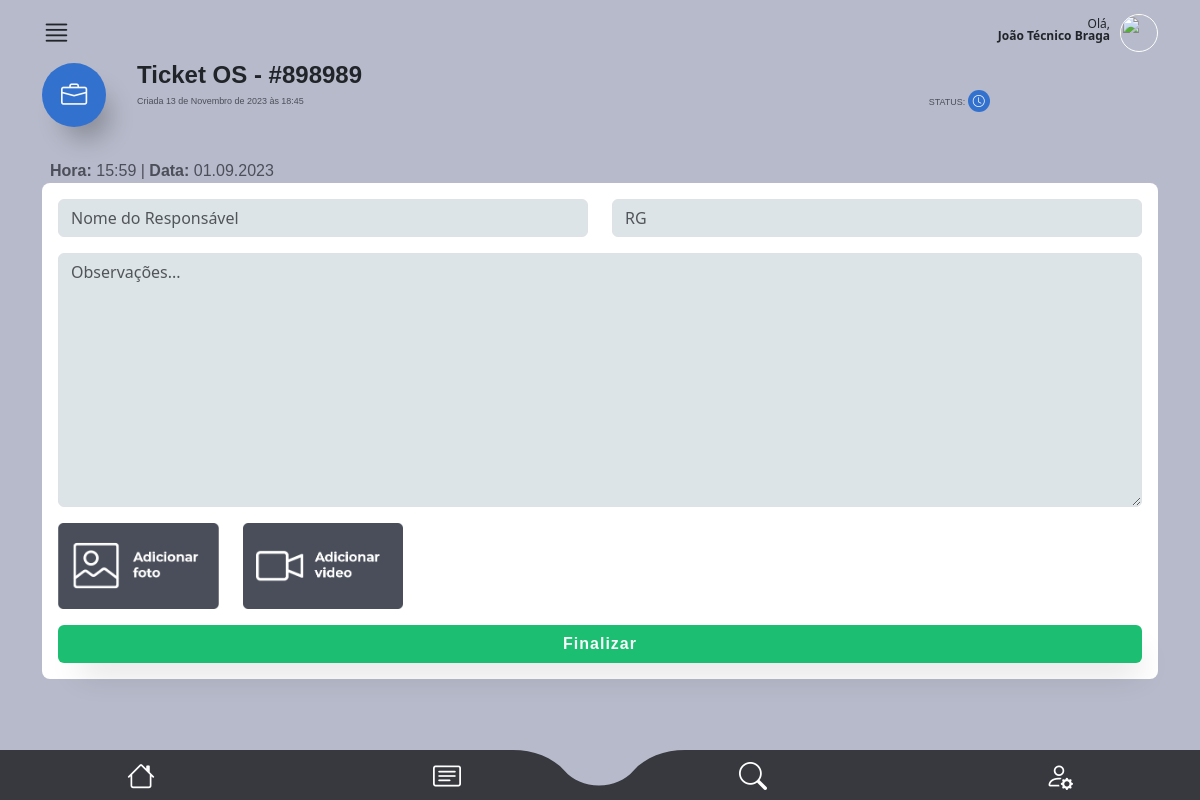
/main/finalizar_os/2 (signed in), run on the app's committed database.
### authentication/models.py (models this page shows, shortened)
class CustomUser(AbstractUser):
    telefone = models.CharField(max_length=15, null=False)
    endereco = models.ForeignKey(
        Endereco, on_delete=models.CASCADE, null=True, default=None
    )
    foto = models.ImageField(upload_to="img/perfil_user/", null=True, blank=True)
    email = models.EmailField(unique=True)

### staff/models.py (models this page shows, shortened)
class OrdemDeServico(models.Model):
    ticket = models.CharField(max_length=200, unique=True)
    tecnico = models.ForeignKey(
        CustomUser, on_delete=models.CASCADE, related_name="ordens_técnico"
    )
    staff = models.ForeignKey(
        CustomUser, on_delete=models.CASCADE, related_name="ordens_staff"
    )
    descricao = models.TextField(max_length=600)
    previsao_chegada = models.DateTimeField(editable=True)
    previsao_execucao = models.DateTimeField(editable=True)
    material = models.CharField(max_length=100, validators=[MinLengthValidator(3)])
    equipamento = models.CharField(max_length=100, validators=[MinLengthValidator(3)])
    data_criacao = models.DateTimeField(auto_now_add=True)
    cliente = models.ForeignKey(Cliente, on_delete=models.CASCADE)
    contrato = models.CharField(max_length=700, null=True, blank=True)
    atividade = models.CharField(max_length=50, choices=ACTIVITY_CHOICES)
    status_tecnico = models.CharField(max_length=50, choices=TECNICAL_CHOICES)
    status = models.CharField(
        max_length=10, choices=STATUS_CHOICES, default="Aguardando"
    )
    atraso_em_minutos = models.CharField(
        max_length=50, choices=ATRASO_CHOICES
    )
    atraso_descricao = models.TextField(max_length=400)
    descricao_reagendamento = models.TextField(max_length=400)
    vezes_reagendada = models.IntegerField(default=0)

### main/views.py (the view, shortened to what this page needs)
# urls.py: path("finalizar_os/<int:ordem_id>", views.finalizar_os, name="finalizar_os"),
@is_tecnico_and_owner
def finalizar_os(request, ordem_id):
    try:
        if request.method == "GET":
            historico_form = HistoricoOsFinalizadaForm()
            user = request.user
            ordem = get_object_or_404(
                OrdemDeServico,
                id=ordem_id,
                status__in=["Atenção", "Urgente", "Aguardando", "Concluído"],
            )
            if ordem.status == "Concluído":
                return HttpResponse("Ordem de Serviço já finalizada")
            ordem.status_tecnico = "Finalizado"
            ordem.save()
            return render(
                request,
                "finalizar_os.html",
                {"ordem": ordem, "user": user, "historico_form": historico_form},
            )
        return HttpResponse("Método não permitido")
    except Exception as e:
        return render(request, "error.html", {"error_message": str(e)})

### staff/forms.py
class HistoricoOsFinalizadaForm(forms.ModelForm):
    class Meta:
        model = HistoricoOsFinalizada
        exclude = ["ordem_de_servico"]
    def __init__(self, *args, **kwargs):
        super(HistoricoOsFinalizadaForm, self).__init__(*args, **kwargs)
        for field_name, field in self.fields.items():
            if "class" in field.widget.attrs:
                field.widget.attrs["class"] += " form-control"
            else:
                field.widget.attrs["class"] = "form-control"
        self.fields["nome_responsavel"].widget.attrs[
            "placeholder"
        ] = "Nome do Responsável"
        self.fields["rg_responsavel"].widget.attrs["placeholder"] = "RG"
        self.fields["observacoes"].widget.attrs["placeholder"] = "Observações..."

### main/helpers.py (called while the page is built)
def is_tecnico_and_owner(view_func):
    @wraps(view_func)
    def _wrapped_view(request, ordem_id, *args, **kwargs):
        user = request.user
        try:
            ordem = OrdemDeServico.objects.get(id=ordem_id)
            if user.groups.filter(name="Técnico").exists() and ordem.tecnico == user:
                return view_func(request, ordem_id, *args, **kwargs)
        except OrdemDeServico.DoesNotExist:
            return HttpResponse("Os não existe")
        return HttpResponse(
            "Acesso não autorizado"
        )  # Ou redirecione para uma página de erro
    return _wrapped_view

### main/templates/finalizar_os.html (shortened to what this page needs)
{% extends "base2.html" %} {%load static%}
{% block rest %}
<section id="detalhes_oc_scr">
  <div class="container">
    <div id="oc_detalhes">
      <div class="oc_titulo mb-1 mb-md-3">
        <div class="row">
          <div class="col-3 col-md-1">
            <div class="icon bg01">
              <i class="bi bi-briefcase text-light"></i>
            </div>
          </div>
          <div class="col-9 col-md-10">
            <h4 class="font-bold">Ticket OS - #{{ordem.ticket}}</h4>
            <div class="row">
              <div class="col-8 col-md-10">
                <p class="font-medium color04">
                  Criada {{ordem.data_criacao}}
                </p>
              </div>
              <div class="col-4 col-md-2">
                <p class="font-medium color04">
                  STATUS:
                  <span class="icon_sm bg01"
                    ><i class="bi bi-clock text-light"></i
                  ></span>
                </p>
              </div>
            </div>
          </div>
        </div>
      </div>
      <div class="oc_ocorrencia">
        <label class="mt-3 ms-2 font-medium color04 fs-6"
          ><span class="font-bold">Hora:</span> 15:59 |
          <span class="font-bold">Data:</span> 01.09.2023</label
        >
        <div class="detalhes_ocorrencia">
          <form
            method="POST"
            id="form_finalizar_os"
            enctype="multipart/form-data"
            class="row"
            action="{% url 'finalizar_os' ordem.id %}"
          >
            <div class="col-6">
              {{historico_form.nome_responsavel}}
            </div>
            <div class="col-6">
              {{historico_form.rg_responsavel}}
            </div>
            <div class="col-12 mt-3">
              {{historico_form.observacoes}}
            </div>
            <div class="col-6 col-md-2 mt-3">
              <div class="btn_wrapper">
                <img
                  src="{% static 'assets/img/btn_add_picture.png' %}"
                  class="w-100"
                />
              </div>
            </div>
            <div class="col-6 col-md-2 mt-3">
              <div class="btn_wrapper">
                <img
                  src="{% static 'assets/img/btn_add_video.png' %}"
                  class="w-100"
                />
              </div>
            </div>
            <div class="col-12">
              <button
                type="submit"
                class="btn bg02 text-light w-100 box-shadow fs-6 font-bold mt-3"
              >
                Finalizar
              </button>
            </div>
          </form>
        </div>
      </div>
    </div>
  </div>
</section>
{% endblock %}

### main/templates/base2.html (shortened to what this page needs)
{%load static%}
<!DOCTYPE html>
<html lang="en" data-bs-theme="auto">
  <head>
    <link
      rel="stylesheet"
      href="https://cdn.jsdelivr.net/npm/@docsearch/css@3"
    />
    <link
      rel="stylesheet"
      href="https://cdn.jsdelivr.net/npm/bootstrap-icons@1.11.1/font/bootstrap-icons.css"
    />
    <link
      href="{% static 'assets/dist/css/bootstrap.min.css' %}"
      rel="stylesheet"
    />
    <link href="{% static 'assets/css/app_mamminfo.css' %}" rel="stylesheet" />
  </head>
  <body>
    <main class="bg03">
      <header>
        <div class="container">
          <div id="super_menu">
            <div class="row">
              <div class="col-3 text-start">
                <i class="bi bi-justify i_main"></i>
              </div>
              <div class="col-9 text-end">
                <p class="mt-2">
                  Olá,<br />
                  <strong>{{ user.first_name }} {{ user.last_name }}</strong>
                </p>
                <div class="photo_user mt-1">
                  {% if request.user.foto %}
                  <img src="{{ request.user.foto.url }}" alt="User Photo" />
                  {% else %}
                  <img
                    src="https://cdn-icons-png.flaticon.com/512/3106/3106807.png?auto=format&fit=crop&q=80&w=1760&ixlib=rb-4.0.3&ixid=M3wxMjA3fDB8MHxwaG90by1wYWdlfHx8fGVufDB8fHx8fA%3D%3D"
                    alt=""
                  />
                  {% endif %}
                </div>
              </div>
            </div>
          </div>
        </div>
      </header>
      {% block rest %}{% endblock %}
    </main>
    <footer>
      <ul class="row">
        <li class="col-3 mt-1">
          <a href="{% url 'dashboard' %}"><i class="bi bi-house"></i></a>
        </li>
        <li class="col-3 p-0 mt-1 text-start text-md-center">
          <a href="{% url 'minhas_os' %}" class="text-start text-md-center"
            ><i class="bi bi-card-text"></i
          ></a>
        </li>
        <li class="col-3 p-0 mt-1 text-end text-md-center">
          <a href="{% url 'tela_busca' %}" class="text-end text-md-center"
            ><i class="bi bi-search"></i
          ></a>
        </li>
        <li class="col-3 mt-1">
          <a href="{% url 'tela_user' %}"><i class="bi bi-person-gear"></i></a>
        </li>
      </ul>
    </footer>
  </body>
</html>

### main/templates/static/assets/css/app_mamminfo.css (style rules this page uses)
html { font-family: 'Noto', sans-serif;background: #ced0dc; }
.font-medium { font-family: 'NotoMedium', sans-serif;font-weight: 400; }
.font-bold { font-family: 'NotoBold', sans-serif;font-weight: 600; }
.bg01 { background: #3371cf; }
.bg02 { background: #1cbf71; }
.bg03 { background: #b7baca; }
.color04 { color: #4c4f5a; }
section { height: auto;min-height: 90vh;max-width: 100vw;width: 100%; }
.box-shadow { box-shadow: 10px 20px 32px -12px rgba(0,0,0,.2); }
.btn { letter-spacing: 1px; }
#super_menu { padding: 10px 0;position: relative; }
#super_menu p { font-size: .75rem;line-height: 100%;display: inline-block;margin: 0 10px 0 0; }
#super_menu .i_main { font-size: 1.8rem; }
#super_menu .photo_user { float: right;display: inline-block; }
#super_menu .photo_user img { width: 38px;height: 38px;display: block;border-radius: 38px;object-fit: cover;transform-origin: 50% 50%;border: 1px solid #fff; }
footer { position: fixed;z-index: 5; width: 100%;bottom: 0;background: url(../img/footer.svg) 50% 50% / cover;height: 50px; }
footer ul { padding: 0;margin: 0;text-align: center; }
footer ul li { list-style: none;display: inline-block; }
footer li a { color: #fff;font-size: 1.75rem;width: 100%;text-align: center;display: block; }
#oc_detalhes .oc_titulo .icon { width: 64px;height: 64px;border-radius: 64px;display: inline-block;text-align: center;line-height: 64px;box-shadow: 12px 20px 24px -8px rgba(0,0,0,.25); }
#oc_detalhes .oc_titulo .icon i { font-size: 1.64rem; }
#oc_detalhes .oc_titulo h4 { line-height: 100%; }
#oc_detalhes .oc_titulo p { font-size: .56rem;margin: 0; }
#oc_detalhes .oc_titulo .icon_sm { width: 22px;height: 22px;border-radius: 22px;display: inline-block;text-align: center;line-height: 22px;margin-top: -5px; }
#oc_detalhes .oc_titulo .icon_sm i { font-size: .75rem; }
#oc_detalhes { padding-bottom: 50px; }
#oc_detalhes .oc_ocorrencia label { font-size: .78rem; }
#oc_detalhes .oc_ocorrencia .detalhes_ocorrencia { background: #fff;border-radius: 8px;padding: 16px;margin-bottom: 75px; }
#oc_detalhes .oc_ocorrencia .detalhes_ocorrencia form .form-control { background: #dde4e8; }
#oc_detalhes .oc_ocorrencia .detalhes_ocorrencia form textarea { min-height: 100px; }
#oc_detalhes .oc_ocorrencia .detalhes_ocorrencia .btn_wrapper { position: relative; }

### data on the page
CustomUser: first_name "João Técnico", last_name "Braga"
OrdemDeServico: ticket "898989", data_criacao "13 de Novembro de 2023 às 18:45"
